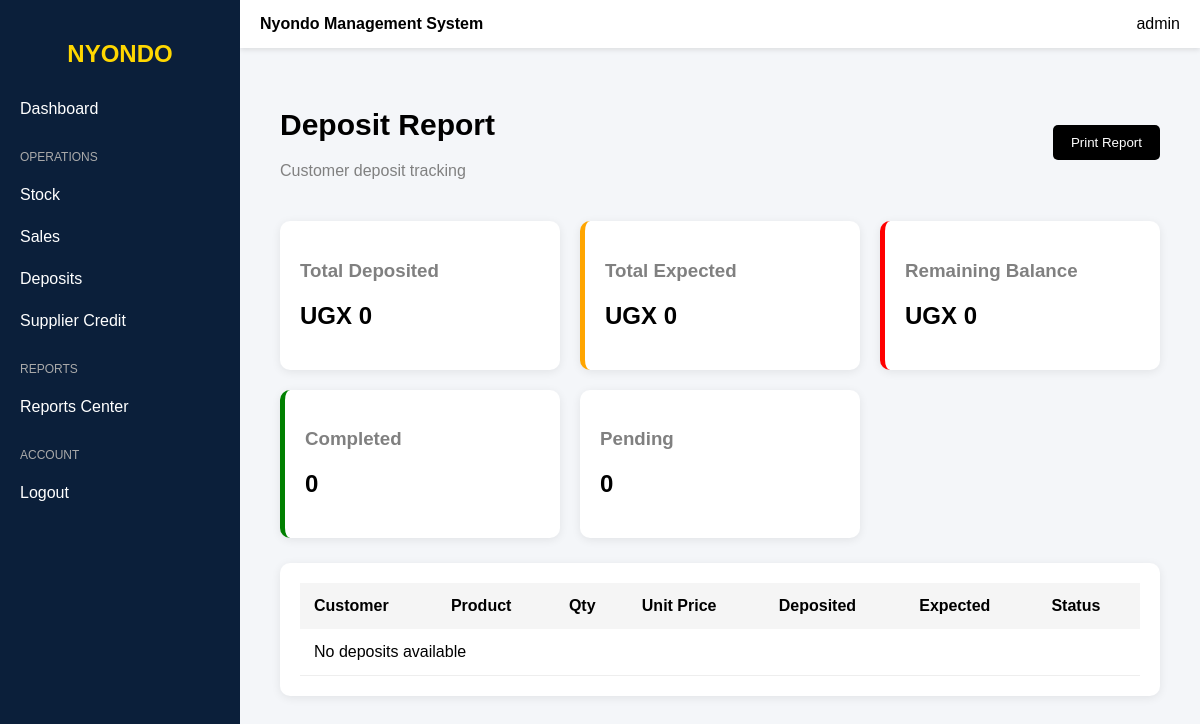
The page /deposit-report/ (signed in) on the database as committed earlier.
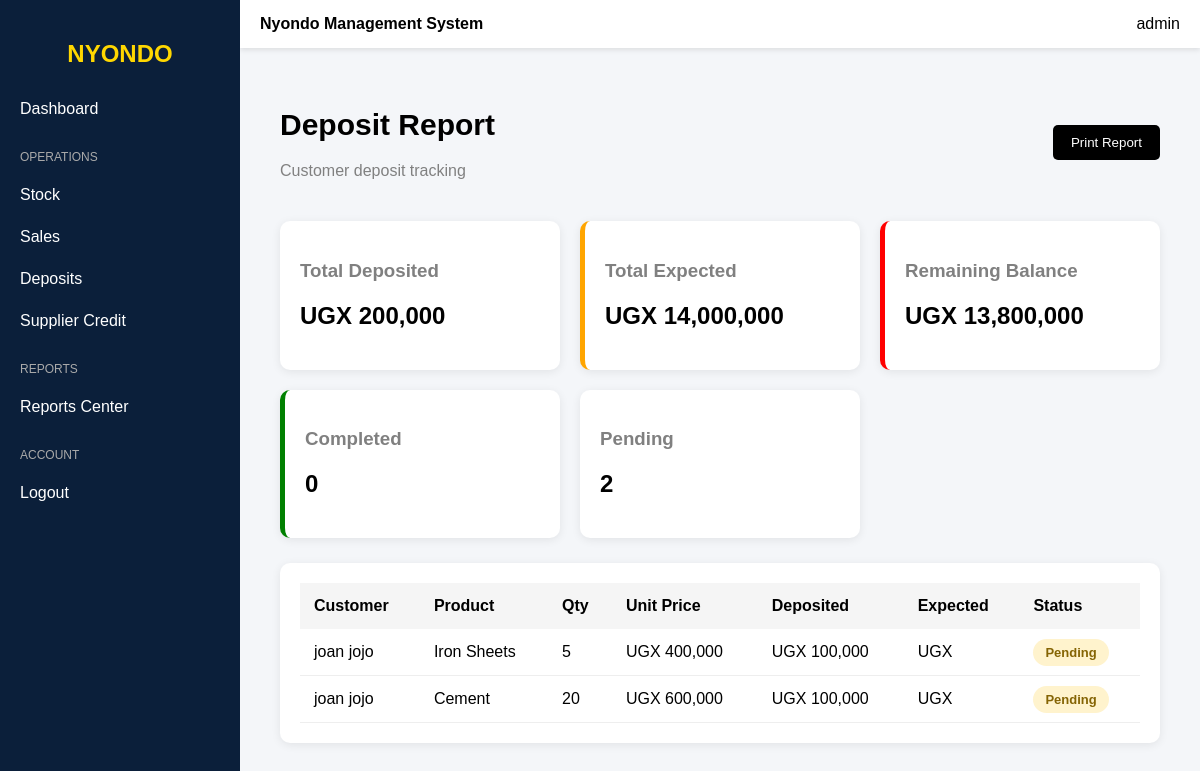
The same page on the database as committed later.
### nyondo_app/models.py (models this page shows, shortened)
class DepositScheme(models.Model):
    customer_name = models.CharField(max_length=100)
    nin_number = models.CharField(max_length=20, unique=True)
    phone_number = models.CharField(
        max_length=15,
        validators=[
            RegexValidator(
                r'^(?:\+256|0)[0-9]{9}$',
                "Enter a valid Ugandan phone number."
            )
        ]
    )
    PRODUCT_CHOICES = [
        ("Cement", "Cement"),
        ("Iron Sheets", "Iron Sheets"),
        ("Iron Bars", "Iron Bars"),
    ]
    product_name = models.CharField(max_length=50, choices=PRODUCT_CHOICES)
    unit_price = models.DecimalField(max_digits=12, decimal_places=2, validators=[MinValueValidator(0)])
    quantity = models.PositiveIntegerField(default=1)
    amount_deposited = models.DecimalField(max_digits=12, decimal_places=2, default=0)
    registration_date = models.DateTimeField(auto_now_add=True)
    updated_at = models.DateTimeField(auto_now=True)

### nyondo_app/views.py (the view)
# urls.py: path("deposit-report/", views.deposit_report, name="deposit_report"),
@login_required
def deposit_report(request):
    deposits = DepositScheme.objects.all().order_by("-id")
    total_deposits = deposits.aggregate(total=Sum("amount_deposited"))["total"] or 0
    total_expected = deposits.aggregate(
        total=Sum(
            ExpressionWrapper(
                F("unit_price") * F("quantity"),
                output_field=DecimalField()
            )
        )
    )["total"] or 0
    total_balance = total_expected - total_deposits
    completed = deposits.filter(amount_deposited__gte=F("unit_price") * F("quantity"))
    pending = deposits.filter(amount_deposited__lt=F("unit_price") * F("quantity"))
    context = {
        "deposits": deposits,
        "total_deposits": total_deposits,
        "total_expected": total_expected,
        "total_balance": total_balance,
        "completed_count": completed.count(),
        "pending_count": pending.count(),
    }
    return render(request, "nyondo/reports/deposit_reports.html", context)

### nyondo_app/templates/nyondo/reports/deposit_reports.html (shortened to what this page needs)
{% extends "nyondo/base.html" %}
{% load humanize %}
{% block content %}
<div class="report-container">
    <div class="report-header">
        <div>
            <h1>Deposit Report</h1>
            <p>Customer deposit tracking</p>
        </div>
        <button onclick="window.print()" class="print-btn">
            Print Report
        </button>
    </div>
    <div class="summary-cards">
        <div class="card">
            <h3>Total Deposited</h3>
            <h2>UGX {{ total_deposits|floatformat:0|intcomma }}</h2>
        </div>
        <div class="card warning">
            <h3>Total Expected</h3>
            <h2>UGX {{ total_expected|floatformat:0|intcomma }}</h2>
        </div>
        <div class="card danger">
            <h3>Remaining Balance</h3>
            <h2>UGX {{ total_balance|floatformat:0|intcomma }}</h2>
        </div>
        <div class="card success">
            <h3>Completed</h3>
            <h2>{{ completed_count }}</h2>
        </div>
        <div class="card">
            <h3>Pending</h3>
            <h2>{{ pending_count }}</h2>
        </div>
    </div>
    <div class="table-section">
        <table>
            <thead>
                <tr>
                    <th>Customer</th>
                    <th>Product</th>
                    <th>Qty</th>
                    <th>Unit Price</th>
                    <th>Deposited</th>
                    <th>Expected</th>
                    <th>Status</th>
                </tr>
            </thead>
            <tbody>
                {% for d in deposits %}
                <tr>
                    <td>{{ d.customer_name }}</td>
                    <td>{{ d.product_name }}</td>
                    <td>{{ d.quantity }}</td>
                    <td>
                        UGX {{ d.unit_price|floatformat:0|intcomma }}
                    </td>
                    <td>
                        UGX {{ d.amount_deposited|floatformat:0|intcomma }}
                    </td>
                    <td>
                        UGX
                    </td>
                    <td>
                        {% if d.amount_deposited >= d.unit_price|floatformat:0|add:"0" %}
                            <span class="status success-status">Completed</span>
                        {% else %}
                            <span class="status warning-status">Pending</span>
                        {% endif %}
                    </td>
                </tr>
                {% empty %}
                <tr>
                    <td colspan="7">No deposits available</td>
                </tr>
                {% endfor %}
            </tbody>
        </table>
    </div>
</div>
{% endblock %}

Rows that differ between the two databases and show on the page:
added DepositScheme: customer_name "joan jojo", product_name "Iron Sheets", quantity "5", unit_price "400,000", amount_deposited "100,000", shows "Pending"
added DepositScheme: customer_name "joan jojo", product_name "Cement", quantity "20", unit_price "600,000", amount_deposited "100,000", shows "Pending"
Other text that changed with them:
{{ total_deposits|floatformat:0|intcomma }}: "0" → "200,000"
{{ total_expected|floatformat:0|intcomma }}: "0" → "14,000,000"
{{ total_balance|floatformat:0|intcomma }}: "0" → "13,800,000"
{{ pending_count }}: "0" → "2"
text no longer shown: "No deposits available"
